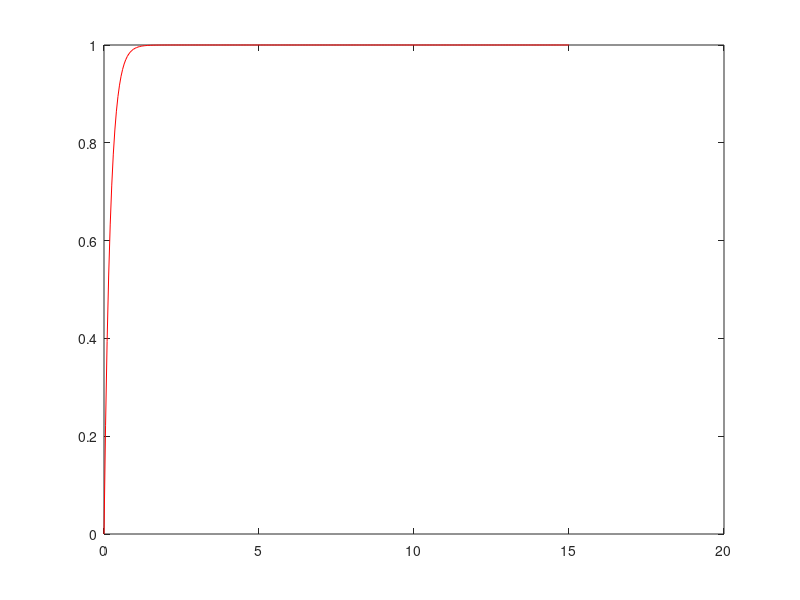

Here is the MATLAB script that generated this plot: (Note: this script raises an error after producing the figure.)
clear all;close all; clc
t=0:.05:15;
G=tf(5,[1 5]);
u=ones(size(t));
y=lsim(G,u,t);
plot(t,y,'-r')
y_ss=y(end);% steady state value
a=find(abs(y-.1*y_ss) < 0.1,1);
b=find(abs(y-.9*y_ss) < 0.1,1);
Rise_time=t(b)-t(a);
y_max=max(y)
c=find(y==y_max);
Peak_time=t(c)
OS=((y_max-y_ss)/y_ss)*100
Error=1-y_ss;
d=find(abs(y-y_ss) < .02*y_ss);
j=1;
for i=1:length(d)
    if (abs(y_ss-y(d(i):end))<.02*y_ss)
        if(j==1)
           Settling_time=t(d(i+1));
           ys=y(d(i+1));
           j=0;
        end
    end
end
Settling_time
hold on
plot([Peak_time, Peak_time],[0,y_max],'--k')
plot([Settling_time,Settling_time],[0,ys],'--k')
plot([t(1),t(end)],[1.02*y_ss,1.02*y_ss],'--k')
plot([t(1),t(end)],[0.98*y_ss,0.98*y_ss],'--k')
